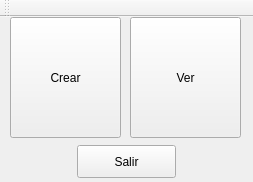
<?xml version="1.0" encoding="UTF-8"?>
<ui version="4.0">
 <class>MainWindow</class>
 <widget class="QMainWindow" name="MainWindow">
  <property name="geometry">
   <rect>
    <x>0</x>
    <y>0</y>
    <width>253</width>
    <height>182</height>
   </rect>
  </property>
  <property name="windowTitle">
   <string>Manejador de Archivos</string>
  </property>
  <widget class="QWidget" name="centralWidget">
   <widget class="QPushButton" name="pushButton">
    <property name="geometry">
     <rect>
      <x>10</x>
      <y>0</y>
      <width>111</width>
      <height>121</height>
     </rect>
    </property>
    <property name="text">
     <string>Crear</string>
    </property>
   </widget>
   <widget class="QPushButton" name="pushButton_2">
    <property name="geometry">
     <rect>
      <x>130</x>
      <y>0</y>
      <width>111</width>
      <height>121</height>
     </rect>
    </property>
    <property name="text">
     <string>Ver</string>
    </property>
   </widget>
   <widget class="QPushButton" name="btn_salir">
    <property name="geometry">
     <rect>
      <x>77</x>
      <y>128</y>
      <width>99</width>
      <height>33</height>
     </rect>
    </property>
    <property name="text">
     <string>Salir</string>
    </property>
   </widget>
  </widget>
  <widget class="QMenuBar" name="menuBar">
   <property name="geometry">
    <rect>
     <x>0</x>
     <y>0</y>
     <width>253</width>
     <height>25</height>
    </rect>
   </property>
  </widget>
  <widget class="QToolBar" name="mainToolBar">
   <attribute name="toolBarArea">
    <enum>TopToolBarArea</enum>
   </attribute>
   <attribute name="toolBarBreak">
    <bool>false</bool>
   </attribute>
  </widget>
  <action name="actionCruzar">
   <property name="text">
    <string>Cruzar</string>
   </property>
  </action>
 </widget>
 <layoutdefault spacing="6" margin="11"/>
 <resources/>
 <connections/>
</ui>
